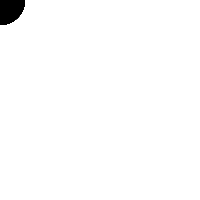
Frame 1 (no input)
Frame 60 (the mouse pressed at the canvas centre just before this capture): identical to frame 1, image omitted
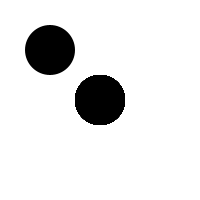
Frame 120 (the mouse held since frame 60 and released just before this capture)

The Processing sketch that drew these frames (run headless with seeded random() and noise(); from frame 60 on, the mouse is pressed at the canvas centre):

// Processing sketch: processing_71361
// ── processing_71361.pde

//Hi Playgramming - this is almost entirely from:

// Learning Processing
// Daniel Shiffman
// http://www.learningprocessing.com

// Example 9-8: A snake following the mouse

// Declare two arrays with 50 elements.
int[] xpos = new int[50]; 
int[] ypos = new int[50];

void setup() {
  size(200,200);
  
  smooth();
  // Initialize all elements of each array to zero.
  for (int i = 0; i < xpos.length; i ++ ) {
    xpos[i] = 0; 
    ypos[i] = 0;
  }
}

void draw() {
  background(255);
  ellipse (mouseX-50,mouseY-50,50,50); // this will not move!
  // Shift array values
  for (int i = 0; i < xpos.length-1; i ++ ) {
    // Shift all elements down one spot. 
    // xpos[0] = xpos[1], xpos[1] = xpos = [2], and so on. Stop at the second to last element.
    xpos[i] = xpos[i+1];
    ypos[i] = ypos[i+1];
  }
  
  // New location
  xpos[xpos.length-1] = mouseX; // Update the last spot in the array with the mouse location.
  ypos[ypos.length-1] = mouseY;
  
  // Draw everything
  for (int i = 0; i < xpos.length; i ++ ) {
     // Draw an ellipse for each element in the arrays. 
     // Color and size are tied to the loop's counter: i.
    noStroke();
    //fill(255-i*5);
    fill(0);
    ellipse(xpos[i],ypos[i],50,50);
  }
}
